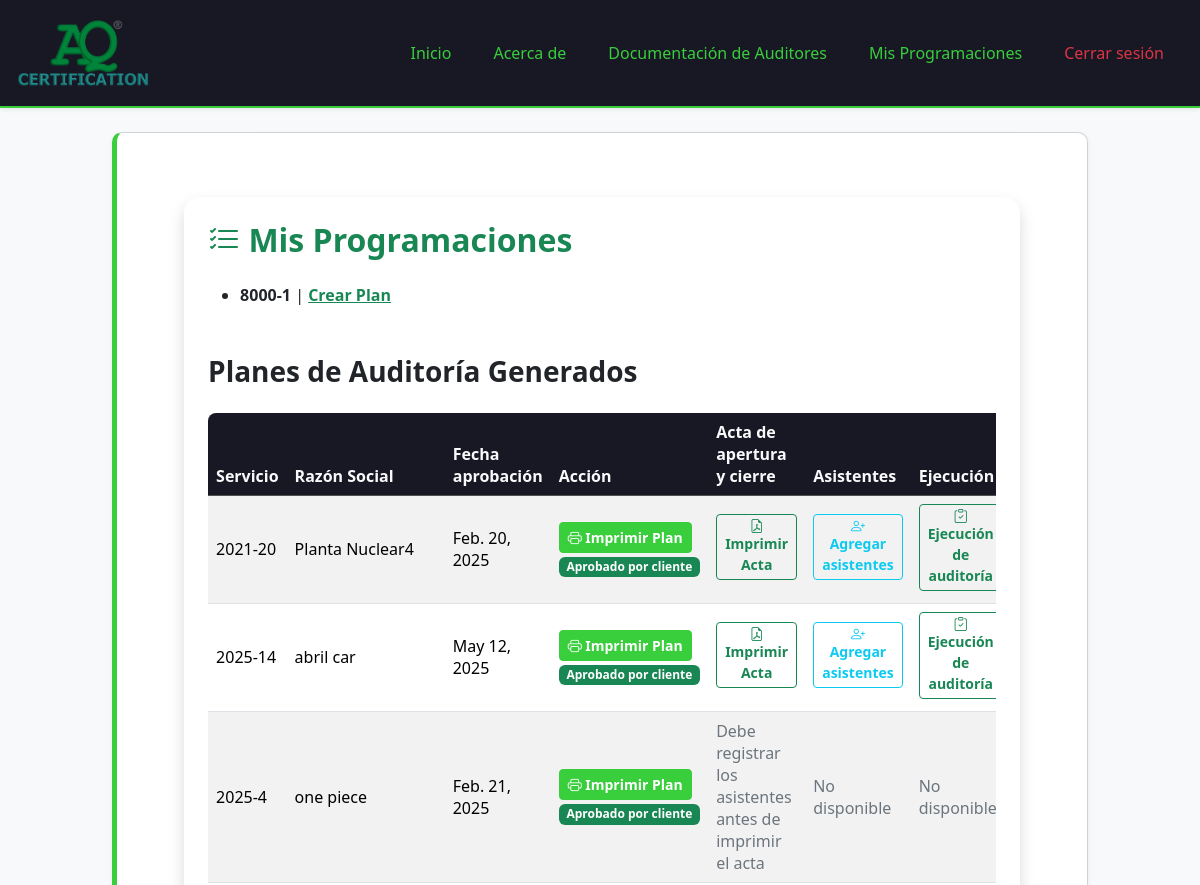
Before: /auditores/dashboard/ (signed in, upper part) with the older database file.
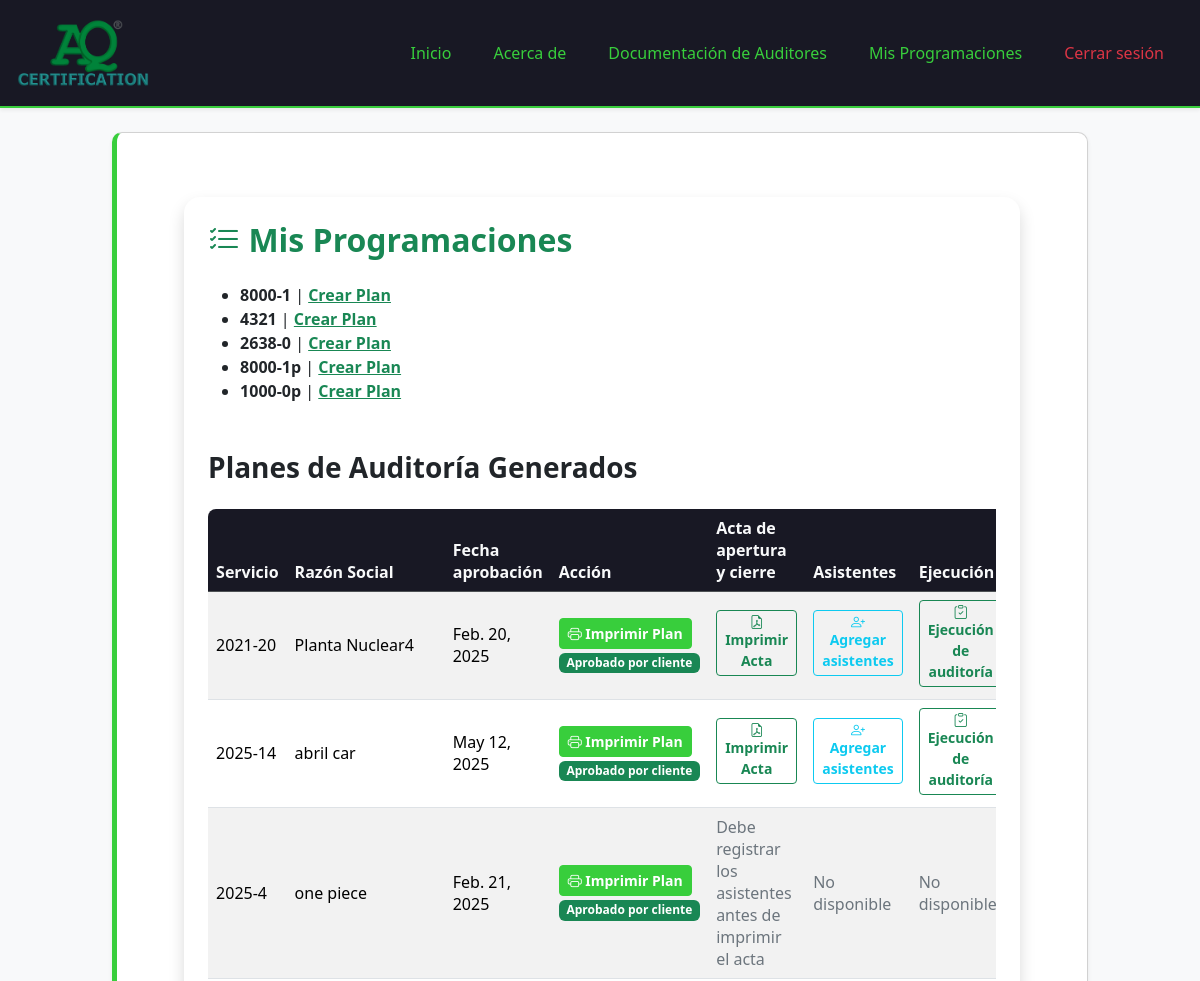
After: the same page with the newer database file.
### programacion/models.py (models this page shows, shortened)
class ProgramacionAuditoria(models.Model):
    cotizacion = models.ForeignKey('cotizaciones.Cotizacion', on_delete=models.CASCADE)
    nivel_auditoria = models.ForeignKey(NivelAuditoriaCEA, on_delete=models.SET_NULL, null=True, blank=True)
    fecha_programacion_etapa1 = models.DateField(null=True, blank=True)
    hora_etapa1 = models.TimeField(default='00:00')
    auditores = models.ForeignKey(Auditor, on_delete=models.SET_NULL, null=True, blank=True)
    iaf_md4_confirmado = models.BooleanField(default=False)
    estado = models.CharField(max_length=20, choices=(
        ('Pendiente', 'Pendiente'),
        ('En Curso', 'En Curso'),
        ('Finalizada', 'Finalizada'),
        ('Cancelada', 'Cancelada'),
    ), default='Pendiente')  # Valor predeterminado para "estado"

### cotizaciones/models.py (models this page shows, shortened)
class Cotizacion(models.Model):
    solicitud = models.ForeignKey(Solicitud, on_delete=models.CASCADE, related_name="cotizaciones")
    numero_servicio = models.CharField(max_length=100, unique=True)
    fecha_cotizacion = models.DateField(null=True, blank=True)
    tipo_servicio = models.ManyToManyField("TipoServicio")
    dias_auditoria_etapa_1 = models.DecimalField(max_digits=3, decimal_places=1, null=True, blank=True)
    dias_auditoria_etapa_2 = models.DecimalField(max_digits=3, decimal_places=1, null=True, blank=True)
    precio_neto = models.DecimalField(max_digits=10, decimal_places=2, help_text="Valor sin IVA")
    precio_iva = models.DecimalField(max_digits=10, decimal_places=2, default=Decimal("0.00"), help_text="IVA (19%)")
    precio_total = models.DecimalField(max_digits=10, decimal_places=2, default=Decimal("0.00"), help_text="Total con IVA")
    ESTADO_CHOICES = [
        ('Pendiente', 'Pendiente'),
        ('Aprobada', 'Aprobada'),
        ('Rechazada', 'Rechazada'),
        ('Programada', 'Programada'),
    ]
    estado = models.CharField(max_length=20, choices=ESTADO_CHOICES, default='Pendiente')

### documentacion_auditores/models.py (models this page shows, shortened)
class PlanAuditoria(models.Model):
    programacion = models.OneToOneField(ProgramacionAuditoria, on_delete=models.CASCADE)
    auditor = models.ForeignKey(User, on_delete=models.CASCADE, limit_choices_to={'groups__name': "Auditores"})
    iaf_md4_verificado = models.BooleanField(default=False)
    observaciones = models.TextField(blank=True, null=True)
    fecha_aprobacion = models.DateField()  # Automáticamente, puede ser 2 días antes de etapa 2
    archivo_vehiculos_instructores = models.FileField(upload_to='documentacion/vehiculos_instructores/', null=True, blank=True)
    aprobado_por_cliente = models.BooleanField(default=False)
    fecha_aprobacion_cliente = models.DateTimeField(null=True, blank=True)

### solicitudes/models.py (models this page shows, shortened)
class Solicitud(models.Model):
    cliente = models.ForeignKey(Cliente, on_delete=models.CASCADE, related_name="solicitudes_solicitudes")  # Relación con el modelo Cliente
    fecha_solicitud = models.DateField(default=date.today)  # Fecha en que se crea la solicitud
    estado = models.CharField(
        max_length=20,
        choices=[
            ('Pendiente', 'Pendiente'),
            ('Aprobada', 'Aprobada'),
            ('Rechazada', 'Rechazada')
        ],
        default='Pendiente'
    )  # Estado de la solicitud

class Cliente(models.Model):
    nit = models.CharField(max_length=20, unique=True)  # Nit único
    nombre_propietario = models.CharField(max_length=100)
    nombre_establecimiento = models.CharField(max_length=100)
    representante_legal = models.CharField(max_length=100)
    cedula_ciudadania = models.CharField(max_length=20)
    ciudad = models.CharField(max_length=100)
    departamento = models.CharField(max_length=100)
    direccion = models.CharField(max_length=200)
    representante_organismo = models.CharField(max_length=100)
    cargo = models.CharField(max_length=50)
    telefono_fijo = models.CharField(max_length=20, blank=True, null=True)
    telefono_celular = models.CharField(max_length=20)
    correo_electronico = models.EmailField()
    nivel_cea = models.CharField(max_length=50, choices=NIVELES_CEA)
    cantidad_vehiculos = models.IntegerField(null=True, blank=True)
    cantidad_instructores = models.IntegerField(null=True, blank=True)
    categorias_certificar = models.ManyToManyField(Categoria, blank=True)
    certificado_conformidad = models.CharField(max_length=2, choices=CERTIFICADO_CONFORMIDAD_CHOICES, default="No")
    nombre_ente_certificador = models.CharField(max_length=100, blank=True, null=True)  # Se llena si es "Sí"
    fecha_solicitud = models.DateField(null=True, blank=True)  # Se establece solo cuando se envía la solicitud
    observaciones = models.TextField(blank=True, null=True)

### documentacion_auditores/views.py (the view)
# urls.py: path('dashboard/', views.dashboard_auditor, name='dashboard_auditor'),
@login_required
@user_passes_test(auditor_check)
def dashboard_auditor(request):
    auditor = Auditor.objects.get(user=request.user)
    programaciones = ProgramacionAuditoria.objects.filter(
        auditores=auditor
    ).exclude(planauditoria__aprobado_por_cliente=True)
    planes = PlanAuditoria.objects.filter(auditor=request.user)
    return render(request, 'documentacion_auditores/dashboard.html', {
        'programaciones': programaciones,
        'planes': planes,
    })

### documentacion_auditores/views.py (called while the page is built)
def auditor_check(user):
    return user.groups.filter(name='Auditores').exists()

### documentacion_auditores/templates/documentacion_auditores/dashboard.html (shortened to what the changed rows need)
{% extends "layouts/base.html" %}
{% block content %}
<div class="container my-5">
    <div class="row justify-content-center">
        <div class="col-lg-11">
            <div class="card shadow rounded-4 border-0">
                <div class="card-body p-4">
                    <h2 class="mb-4 text-success fw-bold">
                        <i class="bi bi-list-check"></i> Mis Programaciones
                    </h2>
                    <ul class="mb-5">
                        {% for prog in programaciones %}
                            <li>
                                <span class="fw-semibold">{{ prog.cotizacion.numero_servicio }}</span>
                                | <a href="{% url 'crear_plan' prog.id %}" class="link-success fw-bold">Crear Plan</a>
                            </li>
                        {% endfor %}
                    </ul>
                    <div class="table-responsive">
                        <table class="table table-striped align-middle rounded-3 overflow-hidden">
                            <thead class="table-dark">
                                <tr>
                                    <th>Servicio</th>
                                    <th>Razón Social</th>
                                    <th>Fecha aprobación</th>
                                    <th>Acción</th>
                                    <th>Acta de apertura y cierre</th>
                                    <th>Asistentes</th>
                                    <th>Ejecución</th>
                                </tr>
                            </thead>
                            <tbody>
                                {% for plan in planes %}
                                <tr>
                                    <td>{{ plan.programacion.cotizacion.numero_servicio }}</td>
                                    <td>{{ plan.programacion.cotizacion.solicitud.cliente.nombre_establecimiento }}</td>
                                    <td>{{ plan.fecha_aprobacion }}</td>
                                    <td>
                                        <a href="{% url 'imprimir_plan' plan.id %}" class="btn btn-success btn-sm mb-1 fw-semibold">
                                            <i class="bi bi-printer"></i> Imprimir Plan
                                        </a>
                                        {% if not plan.aprobado_por_cliente %}
                                            <a href="{% url 'editar_plan' plan.id %}" class="btn btn-warning btn-sm mb-1 fw-semibold">Editar Plan</a>
                                            <form method="post" action="{% url 'aprobar_plan_cliente' plan.id %}" style="display:inline;">
                                                {% csrf_token %}
                                                <button type="submit" class="btn btn-outline-success btn-sm mb-1 fw-semibold">Aprobación del plan</button>
                                            </form>
                                        {% else %}
                                            <span class="badge bg-success">Aprobado por cliente</span>
                                        {% endif %}
                                    </td>
                                    <td>
                                        {% if plan.acta and plan.acta.asistentes.exists %}
                                            <a href="{% url 'generar_acta_pdf' plan.programacion.id %}" class="btn btn-outline-success btn-sm mb-1 fw-semibold">
                                                <i class="bi bi-file-earmark-pdf"></i> Imprimir Acta
                                            </a>
                                        {% else %}
                                            <span class="text-secondary">Debe registrar los asistentes antes de imprimir el acta</span>
                                        {% endif %}
                                    </td>
                                    <td>
                                        {% if plan.aprobado_por_cliente and plan.acta %}
                                            <a href="{% url 'asistentes_acta' plan.acta.id %}" class="btn btn-outline-info btn-sm mb-1 fw-semibold">
                                                <i class="bi bi-person-plus"></i> Agregar asistentes
                                            </a>
                                        {% else %}
                                            <span class="text-secondary">No disponible</span>
                                        {% endif %}
                                    </td>
                                    <td>
                                        {% if plan.aprobado_por_cliente and plan.acta %}
                                            <a href="{% url 'ejecucion_auditoria' plan.acta.id %}" class="btn btn-outline-success btn-sm mb-1 fw-semibold">
                                                <i class="bi bi-clipboard-check"></i> Ejecución de auditoría
                                            </a>
                                        {% else %}
                                            <span class="text-secondary">No disponible</span>
                                        {% endif %}
                                    </td>
                                </tr>
                                {% endfor %}
                            </tbody>
                        </table>
                    </div>
                </div>
            </div>
        </div>
    </div>
</div>
{% endblock %}

### myapp/templates/layouts/base.html (shortened to what this page needs)
{% load static %}
    <link rel="stylesheet" href="https://cdn.jsdelivr.net/npm/bootstrap@5.3.3/dist/css/bootstrap.min.css">
    <link rel="stylesheet" href="https://cdn.jsdelivr.net/npm/bootstrap-icons@1.10.5/font/bootstrap-icons.css">
</head>
<body>
<nav class="navbar navbar-expand-lg shadow-sm no-print">
    <div class="container-fluid">
        <a class="navbar-brand text-success d-flex align-items-center" href="/">
            <img src="{% static 'myapp/AQ_color.png' %}" alt="Logo AQ Certification" style="height: 80px; margin-right: 30px;">
        </a>
        <div class="collapse navbar-collapse" id="navbarNavDropdown">
            <ul class="navbar-nav ms-auto">
                <li class="nav-item"><a class="nav-link" href="{% url 'index' %}">Inicio</a></li>
                <li class="nav-item"><a class="nav-link" href="{% url 'about' %}">Acerca de</a></li>
                {% if user.is_authenticated %}
                    {% for group in user.groups.all %}
                        {% if group.name == "Auditores" %}
                            <li class="nav-item">
                                <a class="nav-link" href="{% url 'dashboard_auditor' %}">Documentación de Auditores</a>
                            </li>
                            <li class="nav-item">
                                <a class="nav-link" href="{% url 'listado_programaciones_auditor' %}">Mis Programaciones</a>
                            </li>
                        {% endif %}
                    {% endfor %}
                    <li class="nav-item"><a class="nav-link text-danger" href="{% url 'logout' %}">Cerrar sesión</a></li>
                {% else %}
                    <li class="nav-item"><a class="nav-link" href="{% url 'signup' %}">Registrarse</a></li>
                    <li class="nav-item"><a class="nav-link" href="{% url 'signin' %}">Iniciar sesión</a></li>
                {% endif %}
            </ul>
        </div>
    </div>
</nav>
<main class="container-fluid" style="background-color: #f8f9fa; min-height: 100vh;">
    <div class="row justify-content-center">
        <div class="col-lg-10 mt-4">
            <div class="card shadow-sm">
                <div class="card-body">
                    {% block content %}
                    {% endblock %}
                </div>
            </div>
        </div>
    </div>
</main>
</body>
</html>

Changed rows visible on the page:
added ProgramacionAuditoria: cotizacion.numero_servicio "4321"
added ProgramacionAuditoria: cotizacion.numero_servicio "2638-0"
added ProgramacionAuditoria: cotizacion.numero_servicio "8000-1p"
added ProgramacionAuditoria: cotizacion.numero_servicio "1000-0p"
